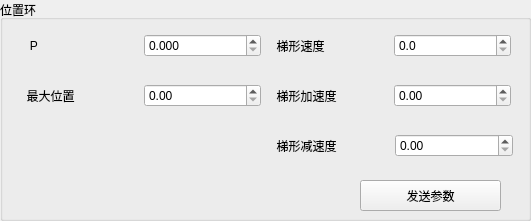
            <widget class="QGroupBox" name="groupBox_16">
             <property name="geometry">
              <rect>
               <x>10</x>
               <y>680</y>
               <width>531</width>
               <height>221</height>
              </rect>
             </property>
             <property name="title">
              <string>位置环</string>
             </property>
             <widget class="QWidget" name="horizontalLayoutWidget_7">
              <property name="geometry">
               <rect>
                <x>20</x>
                <y>20</y>
                <width>241</width>
                <height>51</height>
               </rect>
              </property>
              <layout class="QHBoxLayout" name="horizontalLayout_13">
               <item>
                <widget class="QLabel" name="label_26">
                 <property name="text">
                  <string>   P    </string>
                 </property>
                </widget>
               </item>
               <item>
                <widget class="QDoubleSpinBox" name="posKpEdit">
                 <property name="decimals">
                  <number>3</number>
                 </property>
                 <property name="singleStep">
                  <double>0.500000000000000</double>
                 </property>
                </widget>
               </item>
              </layout>
             </widget>
             <widget class="QPushButton" name="writePosLoopBtn">
              <property name="geometry">
               <rect>
                <x>360</x>
                <y>180</y>
                <width>141</width>
                <height>31</height>
               </rect>
              </property>
              <property name="text">
               <string>发送参数</string>
              </property>
             </widget>
             <widget class="QWidget" name="horizontalLayoutWidget_33">
              <property name="geometry">
               <rect>
                <x>20</x>
                <y>70</y>
                <width>241</width>
                <height>51</height>
               </rect>
              </property>
              <layout class="QHBoxLayout" name="horizontalLayout_32">
               <item>
                <widget class="QLabel" name="label_56">
                 <property name="text">
                  <string>  最大位置  </string>
                 </property>
                </widget>
               </item>
               <item>
                <widget class="QDoubleSpinBox" name="maxPosEdit"/>
               </item>
              </layout>
             </widget>
             <widget class="QWidget" name="horizontalLayoutWidget_8">
              <property name="geometry">
               <rect>
                <x>270</x>
                <y>20</y>
                <width>241</width>
                <height>51</height>
               </rect>
              </property>
              <layout class="QHBoxLayout" name="horizontalLayout_15">
               <item>
                <widget class="QLabel" name="label_30">
                 <property name="text">
                  <string>  梯形速度    </string>
                 </property>
                </widget>
               </item>
               <item>
                <widget class="QDoubleSpinBox" name="posTrajVelEdit">
                 <property name="decimals">
                  <number>1</number>
                 </property>
                 <property name="singleStep">
                  <double>0.500000000000000</double>
                 </property>
                </widget>
               </item>
              </layout>
             </widget>
             <widget class="QWidget" name="horizontalLayoutWidget_9">
              <property name="geometry">
               <rect>
                <x>270</x>
                <y>70</y>
                <width>241</width>
                <height>51</height>
               </rect>
              </property>
              <layout class="QHBoxLayout" name="horizontalLayout_16">
               <item>
                <widget class="QLabel" name="label_37">
                 <property name="text">
                  <string>  梯形加速度   </string>
                 </property>
                </widget>
               </item>
               <item>
                <widget class="QDoubleSpinBox" name="posTrajAccelEdit">
                 <property name="singleStep">
                  <double>0.500000000000000</double>
                 </property>
                </widget>
               </item>
              </layout>
             </widget>
             <widget class="QWidget" name="horizontalLayoutWidget_10">
              <property name="geometry">
               <rect>
                <x>270</x>
                <y>120</y>
                <width>243</width>
                <height>51</height>
               </rect>
              </property>
              <layout class="QHBoxLayout" name="horizontalLayout_17">
               <item>
                <widget class="QLabel" name="label_32">
                 <property name="text">
                  <string>  梯形减速度    </string>
                 </property>
                </widget>
               </item>
               <item>
                <widget class="QDoubleSpinBox" name="posTrajDecelEdit">
                 <property name="singleStep">
                  <double>0.500000000000000</double>
                 </property>
                </widget>
               </item>
              </layout>
             </widget>
            </widget>
